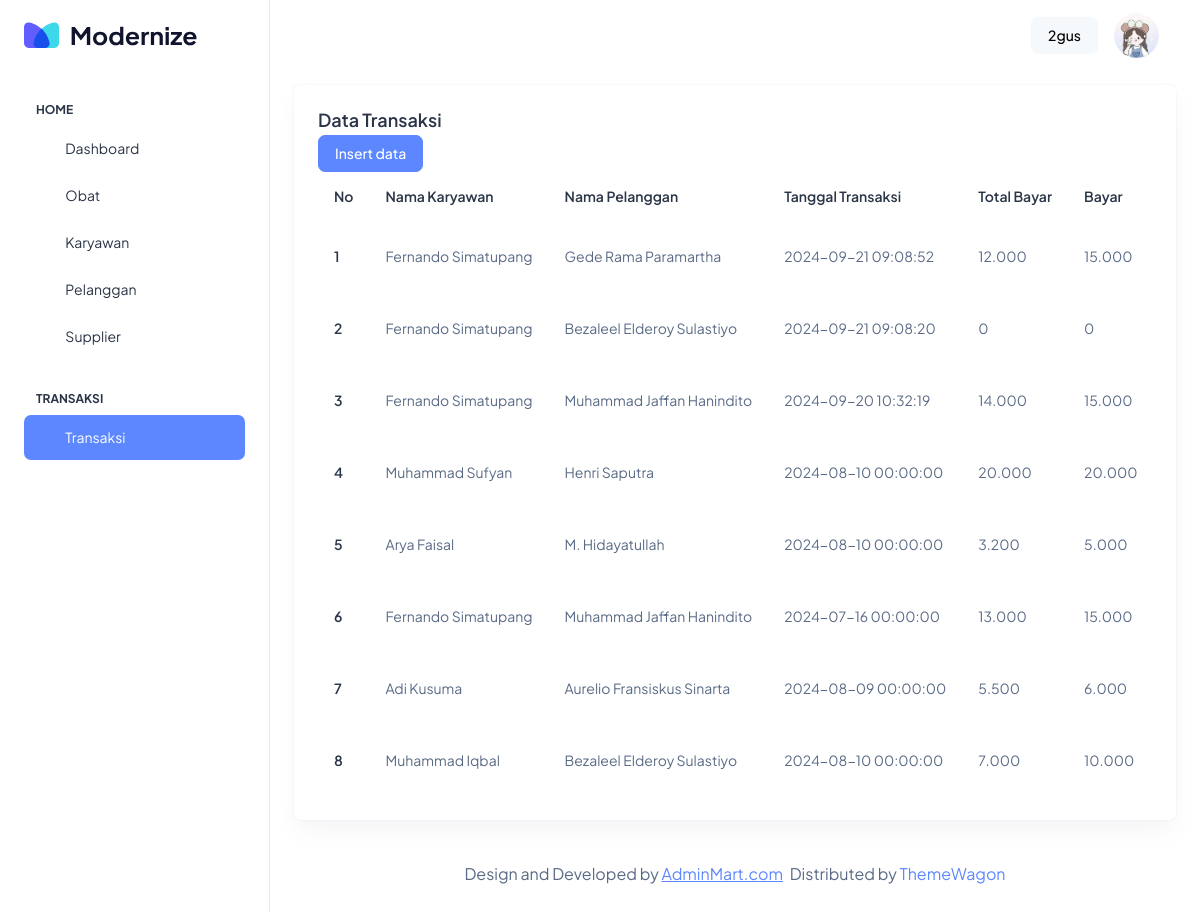
/transaksi/tampil_transaksi.php (signed in), run on the app's committed database.
### tables this page shows
CREATE TABLE `tb_transaksi` (
  `id_transaksi` int NOT NULL,
  `id_pelanggan` int NOT NULL,
  `id_karyawan` int NOT NULL,
  `tanggal_transaksi` datetime NOT NULL,
  `kategori_pelanggan` varchar(20) NOT NULL,
  `total_bayar` double NOT NULL,
  `bayar` double NOT NULL,
  `kembali` double NOT NULL
);

CREATE TABLE `tb_karyawan` (
  `id_karyawan` int NOT NULL,
  `nama_karyawan` varchar(50) NOT NULL,
  `alamat` varchar(100) NOT NULL,
  `telp` varchar(15) NOT NULL
);

CREATE TABLE `tb_pelanggan` (
  `id_pelanggan` int NOT NULL,
  `nama_lengkap` varchar(50) NOT NULL,
  `alamat` varchar(100) NOT NULL,
  `telp` varchar(15) NOT NULL,
  `usia` int NOT NULL,
  `bukti_foto_resep` varchar(255) NOT NULL
);

### transaksi/tampil_transaksi.php (the view, shortened to what this page needs)
<!doctype html>
<html lang="en">
<head>
    <link rel="stylesheet" href="../assets/css/styles.min.css" />
</head>
<body>
    <div class="page-wrapper" id="main-wrapper" data-layout="vertical" data-navbarbg="skin6" data-sidebartype="full"
        data-sidebar-position="fixed" data-header-position="fixed">
        <aside class="left-sidebar">
            <div>
                <div class="brand-logo d-flex align-items-center justify-content-between">
                    <a href="./index.html" class="text-nowrap logo-img">
                        <img src="../assets/images/logos/dark-logo.svg" width="180" alt="" />
                    </a>
                </div>
                <?php include("../component/sidebar.php") ?>
            </div>
        </aside>
        <div class="body-wrapper">
            <?php include("../component/header.php") ?>
            <div class="container-fluid">
                <div class="row">
                    <div class="col-lg-12 d-flex align-items-stretch">
                        <div class="card w-100">
                            <div class="card-body p-4">
                                <h5 class="card-title fw-semibold mb-1">Data Transaksi</h5>
                                <a href="tambah_transaksi.php" class="btn btn-primary">Insert data</a>
                                <div class="table-responsive">
                                    <table class="table text-nowrap mb-0 align-middle">
                                        <thead class="text-dark fs-4">
                                            <tr>
                                                <th class="border-bottom-0">
                                                    <h6 class="fw-semibold mb-0">No</h6>
                                                </th>
                                                <th class="border-bottom-0">
                                                    <h6 class="fw-semibold mb-0">Nama Karyawan</h6>
                                                </th>
                                                <th class="border-bottom-0">
                                                    <h6 class="fw-semibold mb-0">Nama Pelanggan </h6>
                                                </th>
                                                <th class="border-bottom-0">
                                                    <h6 class="fw-semibold mb-0">Tanggal Transaksi</h6>
                                                </th>
                                                <th class="border-bottom-0">
                                                    <h6 class="fw-semibold mb-0">Total Bayar</h6>
                                                </th>
                                                <th class="border-bottom-0">
                                                    <h6 class="fw-semibold mb-0">Bayar</h6>
                                                </th>
                                            </tr>
                                        </thead>
                                        <tbody>
                                            <?php
                                            include("../conn.php");
                                            $no = 1;
                                            $data_obat = mysqli_query($conn, "SELECT
                                                    tb_transaksi.*,
                                                    tb_pelanggan.nama_lengkap,
                                                    tb_karyawan.nama_karyawan
                                                FROM
                                                    tb_transaksi
                                                INNER JOIN
                                                    tb_pelanggan ON tb_transaksi.id_pelanggan = tb_pelanggan.id_pelanggan
                                                INNER JOIN
                                                    tb_karyawan ON tb_transaksi.id_karyawan = tb_karyawan.id_karyawan ORDER BY id_transaksi DESC");
                                            while ($data = mysqli_fetch_assoc($data_obat)) {
                                            ?>
                                                <tr>
                                                    <td class="border-bottom-0">
                                                        <h6 class="fw-semibold mb-0"><?= $no++ ?></h6>
                                                    </td>
                                                    <td class="border-bottom-0">
                                                        <p class="mb-0 fw-normal"><?= $data['nama_karyawan']; ?></p>
                                                    </td>
                                                    <td class="border-bottom-0">
                                                        <p class="mb-0 fw-normal"><?= $data['nama_lengkap']; ?></p>
                                                    </td>
                                                    <td class="border-bottom-0">
                                                        <p class="mb-0 fw-normal"><?= $data['tanggal_transaksi']; ?></p>
                                                    </td>
                                                    <td class="border-bottom-0">
                                                        <p class="mb-0 fw-normal"><?= number_format($data['total_bayar'], 0, ',', '.'); ?></p>
                                                    </td>
                                                    <td class="border-bottom-0">
                                                        <p class="mb-0 fw-normal"><?= number_format($data['bayar'], 0, ',', '.'); ?></p>
                                                    </td>
                                                </tr>
                                            <?php
                                            }
                                            ?>
                                        </tbody>
                                    </table>
                                </div>
                            </div>
                        </div>
                    </div>
                </div>
                <div class="py-6 px-6 text-center">
                    <p class="mb-0 fs-4">Design and Developed by <a href="https://adminmart.com/" target="_blank"
                            class="pe-1 text-primary text-decoration-underline">AdminMart.com</a> Distributed by <a
                            href="https://themewagon.com">ThemeWagon</a></p>
                </div>
            </div>
        </div>
    </div>
</body>
</html>

### data on the page
tb_transaksi: id_karyawan.nama_karyawan "Fernando Simatupang", id_pelanggan.nama_lengkap "Gede Rama Paramartha", tanggal_transaksi "2024-09-21 09:08:52", total_bayar "12.000", bayar "15.000"
tb_transaksi: id_karyawan.nama_karyawan "Fernando Simatupang", id_pelanggan.nama_lengkap "Bezaleel Elderoy Sulastiyo", tanggal_transaksi "2024-09-21 09:08:20", total_bayar "0", bayar "0"
tb_transaksi: id_karyawan.nama_karyawan "Fernando Simatupang", id_pelanggan.nama_lengkap "Muhammad Jaffan Hanindito", tanggal_transaksi "2024-09-20 10:32:19", total_bayar "14.000", bayar "15.000"
tb_transaksi: id_karyawan.nama_karyawan "Muhammad Sufyan", id_pelanggan.nama_lengkap "Henri Saputra", tanggal_transaksi "2024-08-10 00:00:00", total_bayar "20.000", bayar "20.000"
tb_transaksi: id_karyawan.nama_karyawan "Arya Faisal", id_pelanggan.nama_lengkap "M. Hidayatullah", tanggal_transaksi "2024-08-10 00:00:00", total_bayar "3.200", bayar "5.000"
tb_transaksi: id_karyawan.nama_karyawan "Fernando Simatupang", id_pelanggan.nama_lengkap "Muhammad Jaffan Hanindito", tanggal_transaksi "2024-07-16 00:00:00", total_bayar "13.000", bayar "15.000"
tb_transaksi: id_karyawan.nama_karyawan "Adi Kusuma", id_pelanggan.nama_lengkap "Aurelio Fransiskus Sinarta", tanggal_transaksi "2024-08-09 00:00:00", total_bayar "5.500", bayar "6.000"
tb_transaksi: id_karyawan.nama_karyawan "Muhammad Iqbal", id_pelanggan.nama_lengkap "Bezaleel Elderoy Sulastiyo", tanggal_transaksi "2024-08-10 00:00:00", total_bayar "7.000", bayar "10.000"

### other printed values
$_SESSION['session_username'] "2gus"
